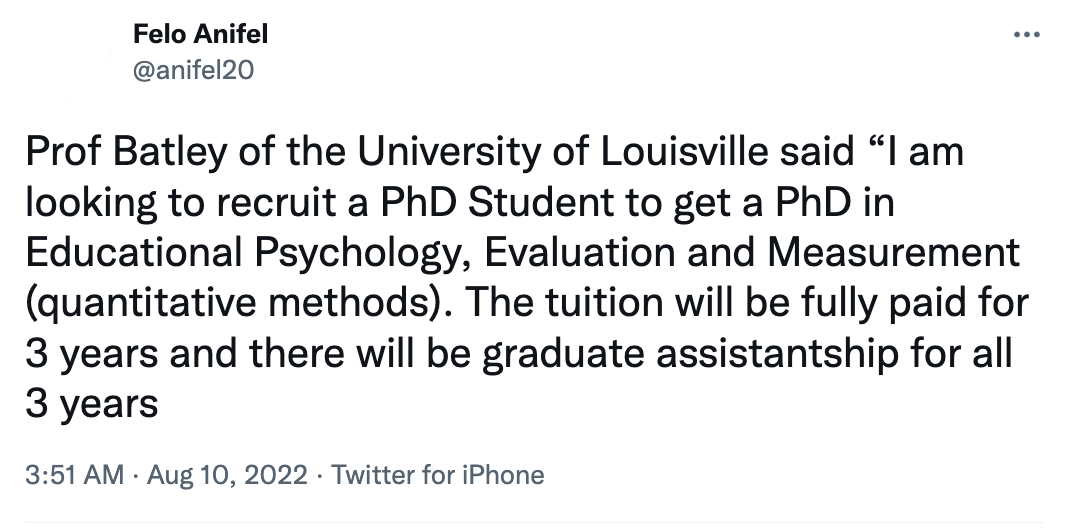
#> input picture image_path.png, 1070 x 528 px
$ python mike_quize_picture-rotate.py
#> lines starting #> are read from the running program, lines starting #| are printed output that depends on the picture
from PIL import Image

image_obj = Image.open("image_path.png")
#> image_obj is the input picture: PIL image 1070x528 RGBA; mean R, G, B, A 233.7, 234.1, 234.6, 255
rotated_image = image_obj.rotate(90)
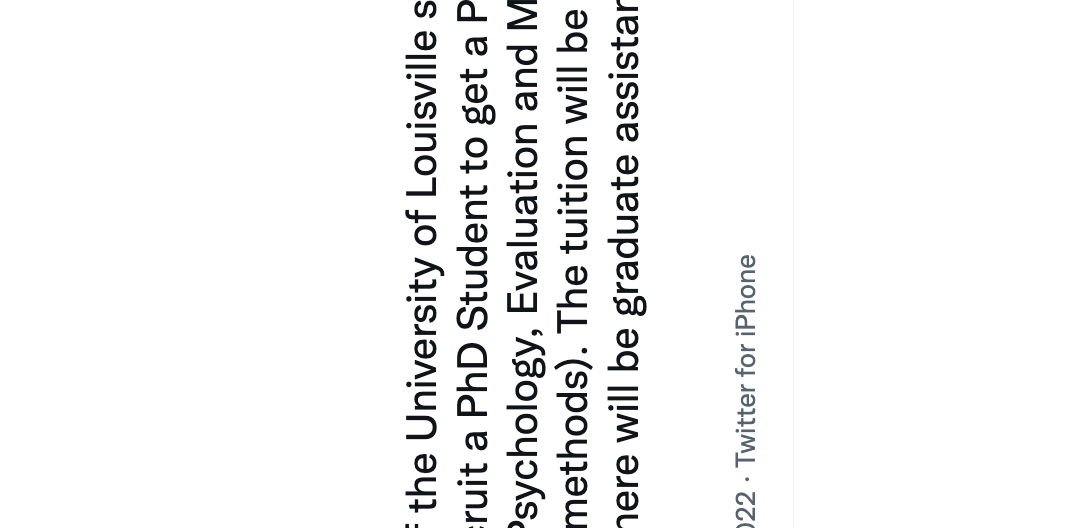
#> rotated_image: PIL image 1070x528 RGBA; mean R, G, B, A 114.9, 115.2, 115.4, 125.8; transparent parts drawn white
rotated_image.save("rotated_image_path.png")

$ run again, with structure to understand.png copied over image_path.png
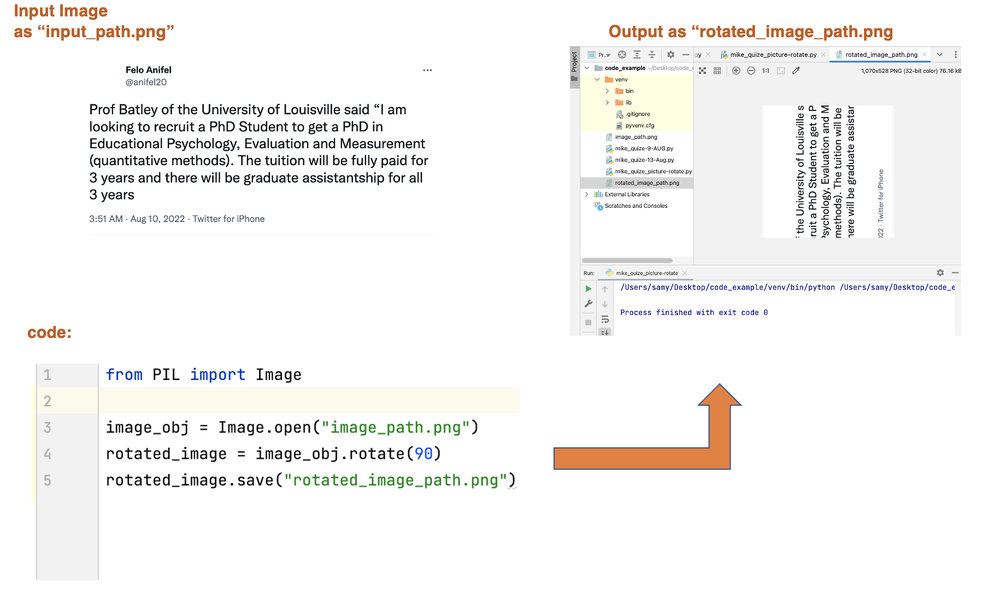
#> input picture structure to understand.png, 1000 x 607 px, shrunk from 1830 x 1110 before the run
#> image_obj is the input picture: PIL image 1000x607 RGBA; mean R, G, B, A 246.6, 245.7, 244.5, 255
#> `rotated_image = image_obj.rotate(90)`:
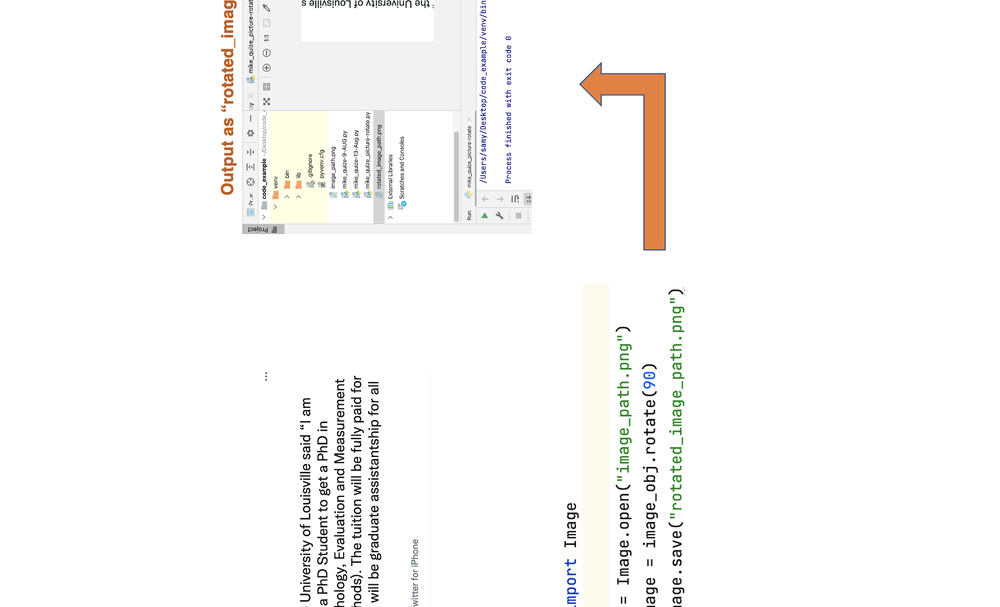
#> rotated_image: PIL image 1000x607 RGBA; mean R, G, B, A 149.7, 149.1, 148.1, 154.8; transparent parts drawn white
